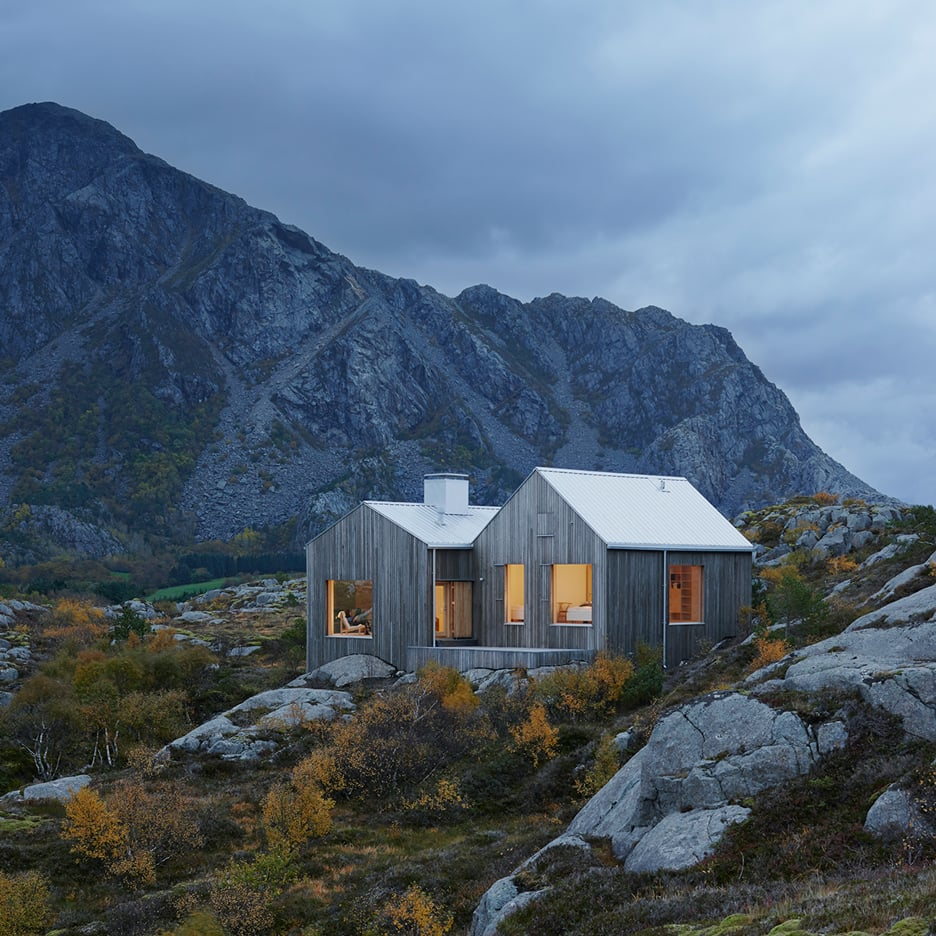
#> input picture 5lab_Image_segmentation/images/house.jpg, 936 x 936 px, found by its file name
$ python binarization.py
#> lines starting #> are read from the running program, lines starting #| are printed output that depends on the picture; after the words box and inside, x2 and y2 are one past the last pixel; in counts of white or black regions, pixels touching at a corner belong together
import cv2 as cv
import numpy as np

# Reading image
img_path = "C:/denFiles/git/technical-vision/5lab_Image_segmentation/images/"
img_name = "house.jpg"
img = cv.imread(img_path + img_name, cv.IMREAD_GRAYSCALE)
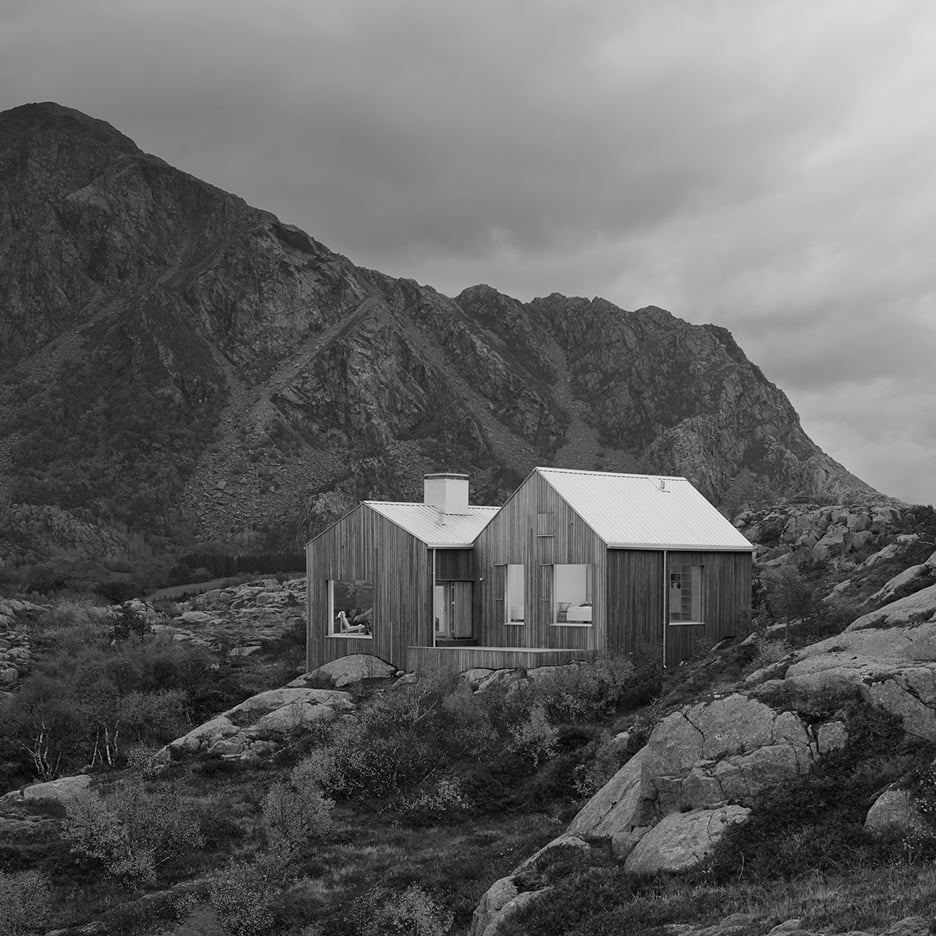
#> img: shape (936, 936); min 0, max 248, mean 97.6
n_rows, n_cols = img.shape[:2]
#> n_rows = 936; n_cols = 936

# Finding threshold value
# 1. Arithmetic mean of max and min intensities
# t = (np.max(img) - np.min(img)) / 2

# 2. Based on brightness gradient
# mx = np.array([[0, 0, 0], [-1, 0, 1], [0, 0, 0]])
# my = np.array([[0, -1, 0], [0, 0, 0], [0, 1, 0]])
# # Compute gradients
# grad_x = cv.filter2D(img, -1, mx, borderType=cv.BORDER_REFLECT)
# grad_y = cv.filter2D(img, -1, my, borderType=cv.BORDER_REFLECT)
# # Find modulus
# grad = np.maximum(np.abs(grad_x), np.abs(grad_y))
# # Compute t
# t = np.sum(np.multiply(grad, img)) / np.sum(grad)

# 3. Otsu binarization
# ret, bin_img = cv.threshold(img, 0, np.max(img), cv.THRESH_OTSU)

# 4. Adaptive method
bin_img = cv.adaptiveThreshold(img, np.max(img), cv.ADAPTIVE_THRESH_GAUSSIAN_C, cv.THRESH_BINARY, 11, 2)
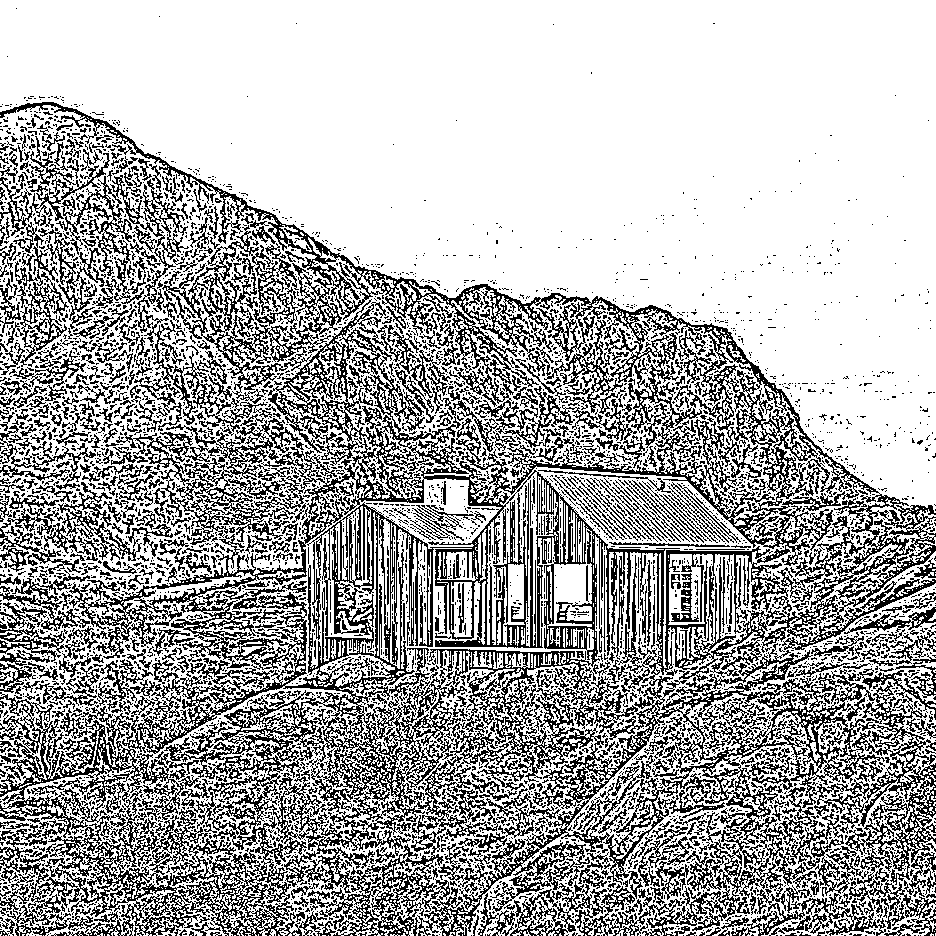
#> bin_img: shape (936, 936); values 0 (black) and 248 (white), 68.2% white; black in thin lines or dots

# [12 lines of commented-out code are left out]
cv.imshow("Result", bin_img)
cv.waitKey(0)
cv.destroyAllWindows()

print("Done")
